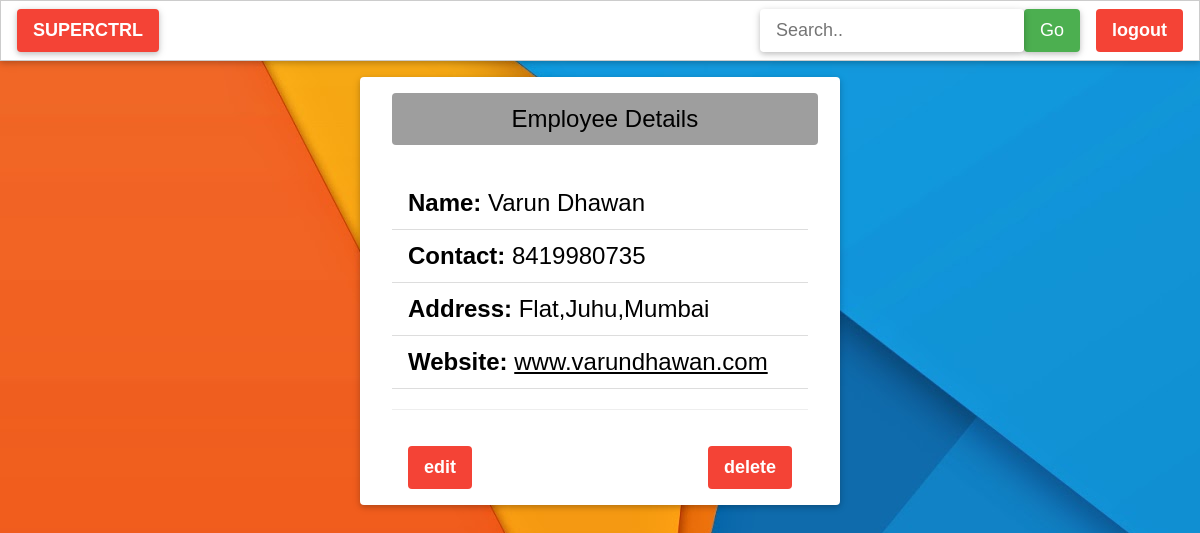
The page /dealer/detail/1/ (signed in) on the database its author committed.
### shop/models.py (models this page shows, shortened)
class Dealer(models.Model):
    name=models.CharField(max_length=100)
    contact=models.IntegerField()
    address=models.CharField(max_length=1000)
    website=models.CharField(max_length=1000,null=True)

### shop/views.py (the view)
# urls.py: url(r'^dealer/detail/(?P<id>\d+)/$',views.dealerdetail,name="dealerdetail"),
@login_required
def dealerdetail(request,id):
    dealer=Dealer.objects.get(id=id)
    return render(request,'shop/dealerdetail.html',{'dealer':dealer})

### shop/templates/shop/dealerdetail.html
{% extends 'shop/base.html' %}
{% block Dealer %}
    <div class="w3-container w3-card-2 w3-margin-top w3-white w3-round" style="width:40%;margin:0 auto">
        <button class=" w3-button w3-grey w3-margin w3-xlarge w3-round" style="width:95%">Employee Details</button>
            <div class="w3-ul  w3-margin">
                    <li class="w3-xlarge"><b>Name: </b>{{dealer.name}}</li>
                    <li class="w3-xlarge"><b>Contact: </b>{{dealer.contact}}</li>
                    <li class="w3-xlarge"><b>Address: </b>{{dealer.address}}</li>
                    <li class="w3-xlarge"><b>Website: </b><a href="https://{{dealer.website}}">{{dealer.website}}</a></li>
                    <hr>
                    <a href="{% url 'dealeredit' dealer.id %}"><button class="w3-button w3-red w3-round w3-left w3-margin w3-left w3-large"><b>edit</b></button></a>
                <a href="{% url 'dealerdelete' dealer.id %}"><button class="w3-button w3-red w3-round w3-right w3-margin w3-right w3-large"><b>delete</b></button></a>
    </div>
{% endblock Dealer %}

### shop/static/shop/w3.css (style rules this page uses)
html { box-sizing:border-box }
*,*:before,*:after { box-sizing:inherit }
html { -ms-text-size-adjust:100%;-webkit-text-size-adjust:100% }
body { margin:0 }
a { background-color:transparent;-webkit-text-decoration-skip:objects }
hr { box-sizing:content-box;height:0;overflow:visible }
button,input,select,textarea { font:inherit;margin:0 }
button,input { overflow:visible }
button,select { text-transform:none }
button,html [type=button],[type=reset],[type=submit] { -webkit-appearance:button }
html,body { font-family:Verdana,sans-serif;font-size:15px;line-height:1.5 }
html { overflow-x:hidden }
hr { border:0;border-top:1px solid #eee;margin:20px 0 }
a { color:inherit }
.w3-btn,.w3-button { border:none;display:inline-block;padding:8px 16px;vertical-align:middle;overflow:hidden;text-decoration:none;color:inherit;background-color:inherit;text-align:center;cursor:pointer;white-space:nowrap }
.w3-btn,.w3-button { -webkit-touch-callout:none;-webkit-user-select:none;-khtml-user-select:none;-moz-user-select:none;-ms-user-select:none;user-select:none }
.w3-ul { list-style-type:none;padding:0;margin:0 }
.w3-ul li { padding:8px 16px;border-bottom:1px solid #ddd }
.w3-container:after,.w3-container:before,.w3-panel:after,.w3-panel:before,.w3-row:after,.w3-row:before,.w3-row-padding:after,.w3-row-padding:before, .w3-cell-row:before,.w3-cell-row:after,.w3-clear:after,.w3-clear:before,.w3-bar:before,.w3-bar:after { content:"";display:table;clear:both }
.w3-round,.w3-round-medium { border-radius:4px }
.w3-container,.w3-panel { padding:0.01em 16px }
.w3-card,.w3-card-2 { box-shadow:0 2px 5px 0 rgba(0,0,0,0.16),0 2px 10px 0 rgba(0,0,0,0.12) }
.w3-large { font-size:18px!important }
.w3-xlarge { font-size:24px!important }
.w3-margin { margin:16px!important }
.w3-margin-top { margin-top:16px!important }
.w3-left { float:left!important }
.w3-right { float:right!important }
.w3-red,.w3-hover-red:hover { color:#fff!important;background-color:#f44336!important }
.w3-white,.w3-hover-white:hover { color:#000!important;background-color:#fff!important }
.w3-grey,.w3-hover-grey:hover,.w3-gray,.w3-hover-gray:hover { color:#000!important;background-color:#9e9e9e!important }

### rows shown on the page
Dealer: name "Varun Dhawan", contact "8419980735", address "Flat,Juhu,Mumbai", website "www.varundhawan.com"
